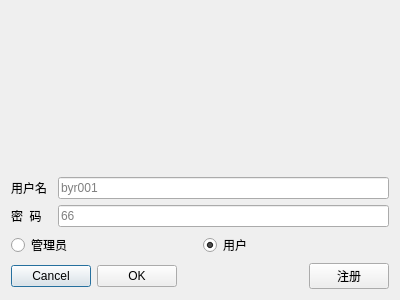
<?xml version="1.0" encoding="UTF-8"?>
<ui version="4.0">
 <class>EnterWin</class>
 <widget class="QDialog" name="EnterWin">
  <property name="geometry">
   <rect>
    <x>0</x>
    <y>0</y>
    <width>400</width>
    <height>300</height>
   </rect>
  </property>
  <property name="windowTitle">
   <string>Dialog</string>
  </property>
  <layout class="QVBoxLayout" name="verticalLayout_2">
   <item>
    <widget class="QLabel" name="EnterPicture_label">
     <property name="styleSheet">
      <string notr="true">image: url(:/png/EnterWinPic.png);</string>
     </property>
     <property name="text">
      <string/>
     </property>
    </widget>
   </item>
   <item>
    <layout class="QVBoxLayout" name="verticalLayout">
     <item>
      <layout class="QHBoxLayout" name="horizontalLayout_3" stretch="1,8">
       <item>
        <widget class="QLabel" name="username_label">
         <property name="text">
          <string>用户名</string>
         </property>
        </widget>
       </item>
       <item>
        <widget class="QLineEdit" name="username_LE">
         <property name="placeholderText">
          <string>byr001</string>
         </property>
        </widget>
       </item>
      </layout>
     </item>
     <item>
      <layout class="QHBoxLayout" name="horizontalLayout_4" stretch="1,8">
       <item>
        <widget class="QLabel" name="password_label">
         <property name="text">
          <string>密  码</string>
         </property>
        </widget>
       </item>
       <item>
        <widget class="QLineEdit" name="password_LE">
         <property name="placeholderText">
          <string>66</string>
         </property>
        </widget>
       </item>
      </layout>
     </item>
     <item>
      <layout class="QHBoxLayout" name="horizontalLayout_2">
       <item>
        <widget class="QRadioButton" name="Administractor_btn">
         <property name="text">
          <string>管理员</string>
         </property>
        </widget>
       </item>
       <item>
        <widget class="QRadioButton" name="User_btn">
         <property name="text">
          <string>用户</string>
         </property>
         <property name="checkable">
          <bool>true</bool>
         </property>
         <property name="checked">
          <bool>true</bool>
         </property>
        </widget>
       </item>
      </layout>
     </item>
     <item>
      <layout class="QHBoxLayout" name="horizontalLayout" stretch="1,1,2,1">
       <item>
        <widget class="QPushButton" name="Cancel_btn">
         <property name="text">
          <string>Cancel</string>
         </property>
        </widget>
       </item>
       <item>
        <widget class="QPushButton" name="OK_btn">
         <property name="text">
          <string>OK</string>
         </property>
        </widget>
       </item>
       <item>
        <spacer name="horizontalSpacer">
         <property name="orientation">
          <enum>Qt::Horizontal</enum>
         </property>
         <property name="sizeHint" stdset="0">
          <size>
           <width>40</width>
           <height>20</height>
          </size>
         </property>
        </spacer>
       </item>
       <item>
        <widget class="QPushButton" name="sign_in_btn">
         <property name="text">
          <string>注册</string>
         </property>
        </widget>
       </item>
      </layout>
     </item>
    </layout>
   </item>
  </layout>
 </widget>
 <resources/>
 <connections/>
</ui>
